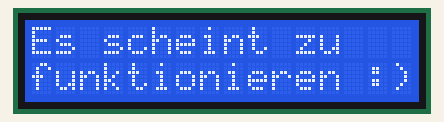
Simulated run of this program. Board: Raspberry Pi (BCM pin numbers). On the bench: 16×2 character LCD. At 11.8 s the program stops and its outputs stay as they are.

Above: at 0.2 s.
At 2.95 s:
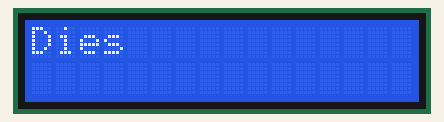
At 3.78 s:
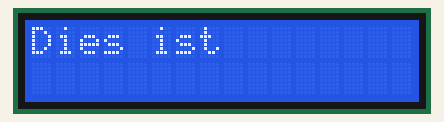
At 4.61 s:
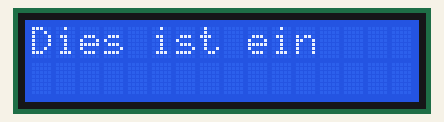
At 6.91 s:
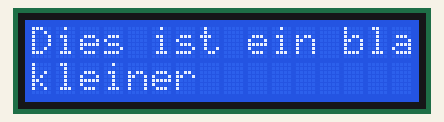
At 7.8 s:
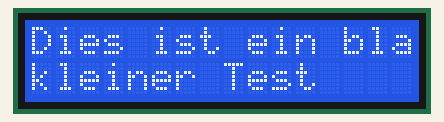

The program:

hd44780_test.py
```python
#!/usr/bin/python
import time
import RPi.GPIO as GPIO

# HD44780 compatible display driver for 4 bit mode

# RW select is set to write for convenience (use it for more professional projects)

# Zuordnung der GPIO Pins (ggf. anpassen)
LCD_RS = 4 # regsiter select
LCD_E  = 17 # enable
LCD_DATA4 = 18
LCD_DATA5 = 22
LCD_DATA6 = 23
LCD_DATA7 = 24

LCD_WIDTH = 16 		# Zeichen je Zeile
LCD_LINE_1 = 0x80 	# set DDRAM address to beginning of line 1
LCD_LINE_2 = 0xC0 	# set DDRAM address to beginning of line 2
LCD_CHR = GPIO.HIGH	# register select on = R/W DDRAM or CGRAM
LCD_CMD = GPIO.LOW	# all other commands
E_PULSE = 0.0005
E_DELAY = 0.0005

def lcd_send_byte(bits, mode):
	# send high nibble

	# set pins to low
	GPIO.output(LCD_RS, mode)
	GPIO.output(LCD_DATA4, GPIO.LOW)
	GPIO.output(LCD_DATA5, GPIO.LOW)
	GPIO.output(LCD_DATA6, GPIO.LOW)
	GPIO.output(LCD_DATA7, GPIO.LOW)

	# set ones
	if bits & 0x10 == 0x10:
	  GPIO.output(LCD_DATA4, GPIO.HIGH)
	if bits & 0x20 == 0x20:
	  GPIO.output(LCD_DATA5, GPIO.HIGH)
	if bits & 0x40 == 0x40:
	  GPIO.output(LCD_DATA6, GPIO.HIGH)
	if bits & 0x80 == 0x80:
	  GPIO.output(LCD_DATA7, GPIO.HIGH)
	time.sleep(E_DELAY)
	GPIO.output(LCD_E, GPIO.HIGH)
	time.sleep(E_PULSE)
	GPIO.output(LCD_E, GPIO.LOW)
	time.sleep(E_DELAY)


	# send low nibble

	GPIO.output(LCD_DATA4, GPIO.LOW)
	GPIO.output(LCD_DATA5, GPIO.LOW)
	GPIO.output(LCD_DATA6, GPIO.LOW)
	GPIO.output(LCD_DATA7, GPIO.LOW)

	# set ones
	if bits&0x01==0x01:
	  GPIO.output(LCD_DATA4, GPIO.HIGH)
	if bits&0x02==0x02:
	  GPIO.output(LCD_DATA5, GPIO.HIGH)
	if bits&0x04==0x04:
	  GPIO.output(LCD_DATA6, GPIO.HIGH)
	if bits&0x08==0x08:
	  GPIO.output(LCD_DATA7, GPIO.HIGH)
	time.sleep(E_DELAY)
	GPIO.output(LCD_E, GPIO.HIGH)
	time.sleep(E_PULSE)
	GPIO.output(LCD_E, GPIO.LOW)
	time.sleep(E_DELAY)

def display_init():
	lcd_send_byte(0x33, LCD_CMD) # function set
	lcd_send_byte(0x32, LCD_CMD) # function set
	lcd_send_byte(0x28, LCD_CMD) # function set to 4 bit mode
	lcd_send_byte(0x0C, LCD_CMD) # display on
	lcd_send_byte(0x06, LCD_CMD) # entry mode set
	lcd_send_byte(0x01, LCD_CMD) # clear display

def lcd_message(message):
	message = message.ljust(LCD_WIDTH," ")
	for i in range(LCD_WIDTH):
	  lcd_send_byte(ord(message[i]),LCD_CHR)


def pins_init():
	GPIO.setmode(GPIO.BCM)
        GPIO.setwarnings(False)
        GPIO.setup(LCD_E, GPIO.OUT)
        GPIO.setup(LCD_RS, GPIO.OUT)
        GPIO.setup(LCD_DATA4, GPIO.OUT)
        GPIO.setup(LCD_DATA5, GPIO.OUT)
        GPIO.setup(LCD_DATA6, GPIO.OUT)
        GPIO.setup(LCD_DATA7, GPIO.OUT)

if __name__ == '__main__':
	pins_init()
	display_init()

	lcd_send_byte(LCD_LINE_1, LCD_CMD)
	lcd_message("Es scheint zu")
	lcd_send_byte(LCD_LINE_2, LCD_CMD)
	lcd_message("funktionieren :)")

	time.sleep(2)

	msg1 = "Dies ist ein bla"
	msg2 = "kleiner Test"
	for i in range(len(msg1)):
		lcd_send_byte(LCD_LINE_1, LCD_CMD)
		lcd_message(msg1[:i+1])
		lcd_send_byte(LCD_LINE_2, LCD_CMD)
		lcd_message("")
		time.sleep(0.1)
	for i in range(len(msg2)):
		lcd_send_byte(LCD_LINE_1, LCD_CMD)
		lcd_message(msg1)
		lcd_send_byte(LCD_LINE_2, LCD_CMD)
		lcd_message(msg2[:i+1])
		time.sleep(0.1)

	time.sleep(4)

	GPIO.cleanup()
```

Measured:
- what the display in image 0 shows lasts 2.0 s, from 0.1 s to 2.1 s
- what the display in image 1 shows lasts 0.4 s, from 2.8 s to 3.2 s
